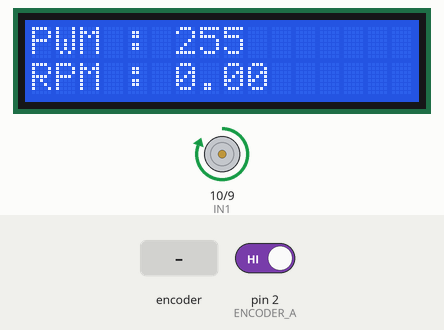
Bench run of a sketch on a simulated Arduino Uno, built with avr-gcc and run on an emulated ATmega328P. Parts: 16×2 character LCD, motor-driver pin pairs drawn as motors (green arrow = first pin HIGH = forward, orange = second pin HIGH = backward, longer = more drive). The inputs (shaded band) are chosen by the test bench; at power-on: pin 2 (ENCODER_A) HIGH. What the sketch prints to the serial monitor is not drawn.

Above: at 1.2 s.
1.3 s: rotary encoder on pin 2 (ENCODER_A) / pin 3 (ENCODER_B) turned 3 steps (first pin leading)
At 1.6 s:
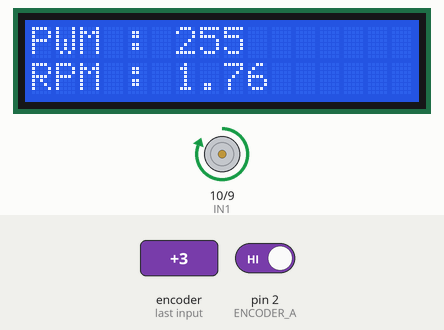
Timing chart, 0 to 4.3 s (numbered marks = the images above; inputs shaded):
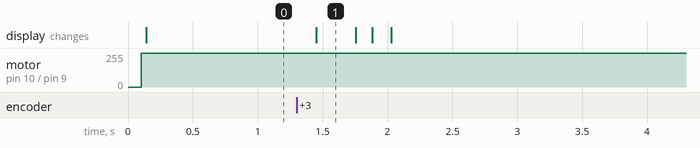

The sketch:

Fuzzy_Motor.ino
```cpp
#define IN1 10
#define IN2 9

#define ENCODER_A 2
#define ENCODER_B 3

#include <Wire.h>
#include <LiquidCrystal_I2C.h>
#include <SoftwareSerial.h>

SoftwareSerial espSerial(7, 8); // RX, TX

volatile long encoderCount = 0;

float rpm = 0;
float setpoint = 200;

unsigned long previousMillis = 0;

LiquidCrystal_I2C lcd(0x27,16,2);

void setup(){
  Serial.begin(9600);
  espSerial.begin(9600);

  pinMode(IN1, OUTPUT);
  pinMode(IN2, OUTPUT);

  pinMode(ENCODER_A, INPUT_PULLUP);
  pinMode(ENCODER_B, INPUT_PULLUP);

  lcd.init();
  lcd.backlight();
  lcd.clear();

  attachInterrupt(digitalPinToInterrupt(ENCODER_A), readEncoder, RISING);
}

void loop(){
  if (millis() - previousMillis >= 100)
  {
    noInterrupts();
    long pulses = encoderCount;
    encoderCount = 0;
    interrupts();

    float PPR = 341.2;
    rpm = (pulses * 600.0) / PPR;

    float error = setpoint - rpm;
    int output = fuzzyControl(error);

    analogWrite(IN1, output);
    analogWrite(IN2, LOW);

    Serial.print("Setpoint : ");
    Serial.print(setpoint);

    Serial.print(" RPM Actual : ");
    Serial.print(rpm);

    Serial.print(" Error : ");
    Serial.print(error);

    Serial.print(" PWM : ");
    Serial.println(output);

    String kirimData = String(setpoint) + "|" + String(rpm) + "|" + String(output) ;
    espSerial.println(kirimData);

    lcd.setCursor(0,0);
    lcd.print("PWM : ");
    lcd.print(output);
    lcd.print("   ");

    lcd.setCursor(0,1);
    lcd.print("RPM : ");
    lcd.print(rpm);
    lcd.print("   ");

    previousMillis = millis();
  }
}

void readEncoder(){
  encoderCount++;
}

// FUZZY CONTROLLER 5 LEVEL
int fuzzyControl(float error){
  int pwm;

  if (error <= 0){
    pwm = 0;
  }

  else if (error <= 20){
    pwm = 70;
  }

  else if (error <= 40){
    pwm = 120;
  }

  else if (error <= 60){
    pwm = 180;
  }

  else{
    pwm = 255;
  }

  return pwm;
}
```

Measured:
- after the input at 1.3 s, the display: changes after 0.15 s (image 1)
